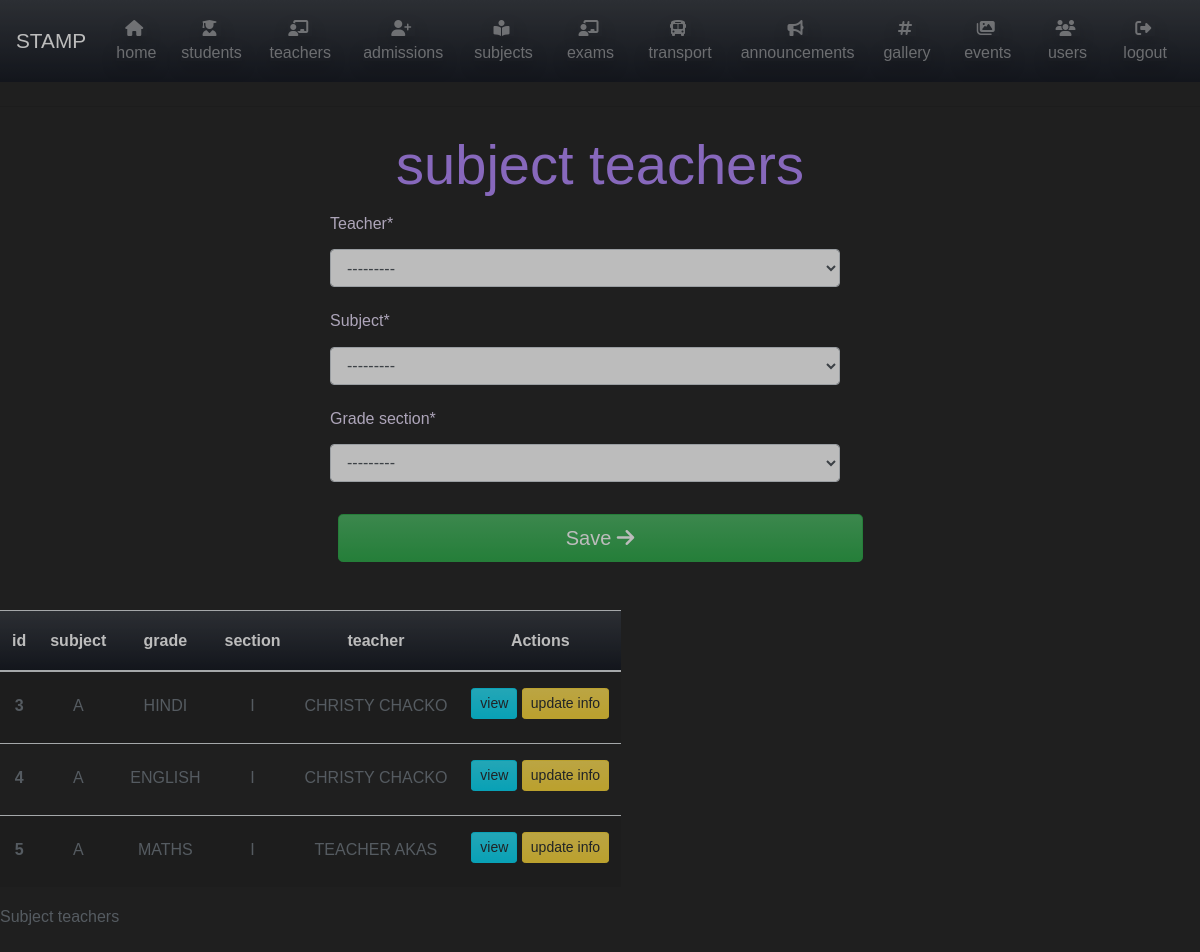
The app's page /add-subject-teacher (signed in) with its own data.
### teacher/models.py (models this page shows, shortened)
class teacher_subject_grade_section(models.Model):
    teacher = models.ForeignKey(teacher_details, on_delete=models.DO_NOTHING)
    subject = models.ForeignKey(subject_master, on_delete=models.DO_NOTHING)
    grade_section = models.ForeignKey(grade_section_master, on_delete=models.DO_NOTHING)
    def __str__(self):
        return f'{self.teacher} teaches {self.subject} for {self.grade_section}'

class teacher_details(models.Model):
    GENDER = (
        ('M', 'MALE'),
        ('F', 'FEMALE'),
        ('O', 'OTHER')
    )
    first_name = models.CharField(max_length=25)
    last_name = models.CharField(max_length=25)
    emp_code = models.CharField(max_length=10, unique=True)
    mobile = models.CharField(max_length=10)
    email = models.EmailField(unique=True)
    date_of_joining = models.DateField(null = True)
    gender = models.CharField(max_length=2, choices=GENDER)
    adress = models.CharField(max_length=25)
    adress2 = models.CharField(max_length=25)
    city = models.CharField(max_length=25)
    state = models.CharField(max_length=25, default='New Delhi')
    pincode = models.CharField(max_length=8)
    user_name = models.ForeignKey(User, on_delete = models.DO_NOTHING, null=True)
    def __str__(self):
        return f'{self.first_name} {self.last_name}'

### lead/models.py (models this page shows)
class grade_section_master(models.Model):
    grade = models.ForeignKey(grade_master, on_delete=models.DO_NOTHING)
    section = models.ForeignKey(section_master, on_delete=models.DO_NOTHING)
    def __str__(self):
        return f"{self.grade} {self.section}"

class section_master(models.Model):
    section_name = models.CharField(max_length=1)
    def __str__(self):
        return self.section_name

class subject_master(models.Model):
    subject_name = models.CharField(max_length=65)
    def __str__(self):
        return f'{self.subject_name}'

class grade_master(models.Model):
    grade_name = models.CharField(max_length=4)
    def __str__(self):
        return self.grade_name

### lead/views.py (the view)
# urls.py: path('add-subject-teacher', views.subject_teachers, name='add-subject-teacher'),
@login_required
def subject_teachers(request):
    subject_teachers = teacher_subject_grade_section.objects.all()
    print(subject_teachers)
    if request.method == 'POST':
        form = subjectTeachersForm(request.POST)
        if form.is_valid():
            form.save()
            subject = form.cleaned_data.get('subject')
            teacher = form.cleaned_data.get('teacher')
            grade = form.cleaned_data.get('grade_section')
            messages.success(
                request, f'{teacher} set as  {subject} teacher for {grade}')
            return redirect('add-subject-teacher')
    else:
        form = subjectTeachersForm()
    return render(request, 'lead/subject-teachers.html', {
        'form': form,
        'title': 'subject teachers',
        'subject_teachers': subject_teachers
    })

### teacher/forms.py
class subjectTeachersForm(ModelForm):
    class Meta:
        model = teacher_subject_grade_section
        fields = '__all__'

### lead/templates/lead/subject-teachers.html (shortened to what this page needs)
{% extends "lead/home.html" %} {% load crispy_forms_tags %} {% block content %}
<section>
    <h1 class="text-center text-secondary display-4 form-heading">{{ title }}</h1>
    <div class="container mb-5" id='usercreation'>
        <form method="POST">
            <div class="container row">
                <fieldset class="form-group col-md-6 offset-md-3">
                    {{ form|crispy }}
                </fieldset>
            </div>
            <div class="form-group col-md-6 offset-md-3">
                <button class="btn btn-lg text-white btn-block btn-success" type="submit">
                    Save
                    <i class="fas fa-arrow-right"></i>
                </button>
            </div>
        </form>
    </div>
</section>
<section>
    <table class="table table-responsive table-striped">
        <caption>Subject teachers</caption>
        <thead class="text-center bg-gradient-primary text-white">
            <tr>
                <th scope="col">id</th>
                <th scope="col">subject</th>
                <th scope="col">grade </th>
                <th scope="col">section</th>
                <th scope="col">teacher</th>
                <th scope="col">Actions</th>
            </tr>
        </thead>
        <tbody class="text-center text-lowercase text-justify text-muted">
            {% for teacher in subject_teachers%}
            <tr>
                <th class="py-3 " scope="row">{{teacher.id}} </th>
                <td class="py-3 text-uppercase">{{ teacher.grade_section.section }}</td>
                <td class="py-3 text-uppercase">{{ teacher.subject }}</td>
                <td class="py-3 text-uppercase">{{ teacher.grade_section.grade }}</td>
                <td class="py-3 text-uppercase">{{ teacher.teacher}} </td>
                <td class="py-3">
                    <a href="" class="btn btn-sm btn-info mb-2">View</a>
                    <a href="#" class="btn btn-sm btn-warning mb-2">Update info </a>
                </td>
            </tr>
            {% endfor %}
        </tbody>
</section>
{% endblock content %}

### records on screen
teacher_subject_grade_section: id "3", grade_section.section "A", subject "HINDI", grade_section.grade "I", teacher "CHRISTY CHACKO"
teacher_subject_grade_section: id "4", grade_section.section "A", subject "ENGLISH", grade_section.grade "I", teacher "CHRISTY CHACKO"
teacher_subject_grade_section: id "5", grade_section.section "A", subject "MATHS", grade_section.grade "I", teacher "TEACHER AKAS"

### other values on screen
{{ title }} "subject teachers"
